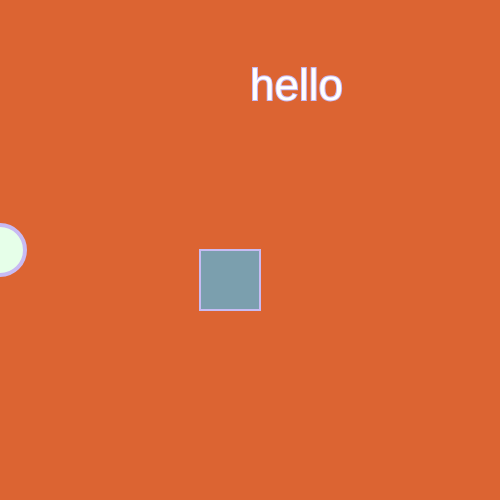
Frame 1 (no input)
Frame 60 (no input): identical to frame 1, image omitted
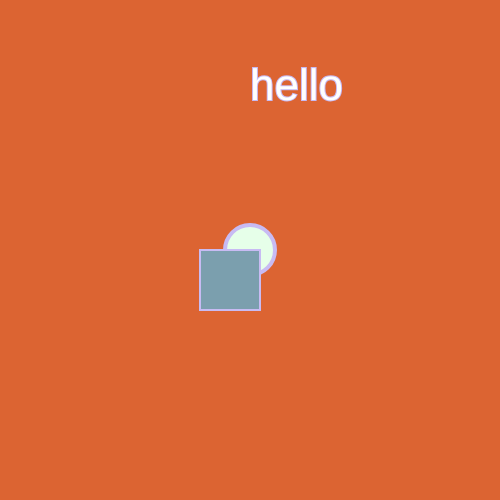
Frame 120 (the mouse pressed at the canvas centre since frame 60)

The p5.js sketch that drew these frames (run headless with seeded random() and noise() and a simulated clock; from frame 60 on, the mouse is pressed at the canvas centre):

// p5.js sketch
// ── sketch.js
function setup() {
  //createCanvas(width, height);
  createCanvas(500,500);
}

function draw() {
  //background (red, green, blue);
  //each parameter (0-225);
  background(220,100,50);
  //ellipse(xposition, y position, width, height);
  fill(230, 265, 233)
  strokeWeight(4);
  stroke(200, 187, 243);
  ellipse(mouseX, 250, 50, 50);

  strokeWeight(2);
  fill(123, 159, 174)
  rect(200, 250, 60, 60)

  textSize(44);
  fill(255, 255, 255);
  text("hello", 250, 100);
}
